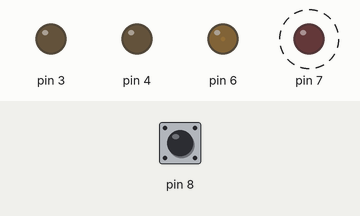
Bench run of a sketch on a simulated Arduino Nano, built with avr-gcc and run on an emulated ATmega328P. Shown: output pins drawn as LEDs (lit = HIGH). Dashed ring = blinking. The test bench sets the inputs (shaded band); at power-on: pin 8 HIGH. What the sketch prints to the serial monitor is not drawn.

Above: at 0.37 s.
At 5.89 s:
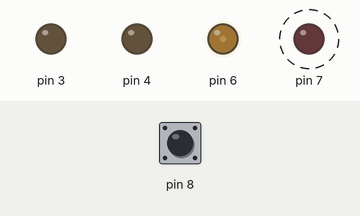
At 11.89 s:
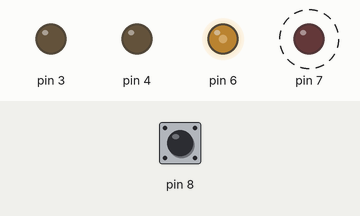
At 22.6 s:
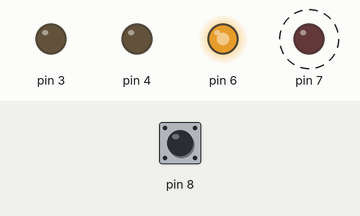
Timing chart, 0 to 39.5 s (numbered marks = the images above):
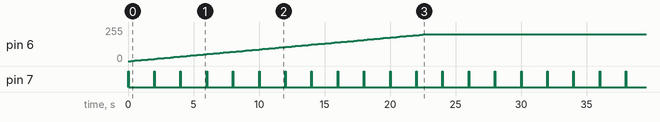

Measured:
- by itself, pin 6: moves from 0/255 to 199/255 over 22.2 s
- by itself, pin 7: alternates HIGH for 0.04 s and LOW for 2.0 s

The sketch:

arduino.ino
```cpp
#if defined(__AVR_ATmega328P__)
#if __has_include("arduino.local.h")
#include "arduino.local.h"
#else
#include "lib/main.h"
#endif
#endif
```
